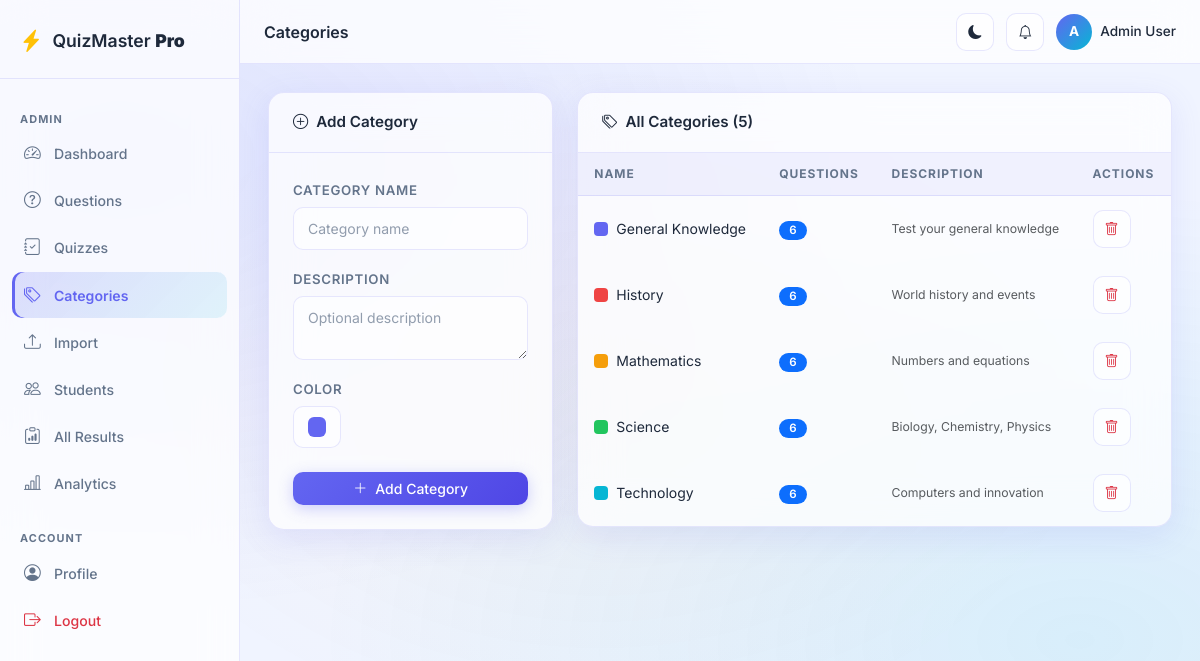
The app's page /admin/categories (signed in) with its own data.
### app/models/user.py (models this page shows, shortened)
class User(UserMixin, db.Model):
    __tablename__ = 'users'
    id = db.Column(db.Integer, primary_key=True)
    username = db.Column(db.String(80), unique=True, nullable=False, index=True)
    email = db.Column(db.String(120), unique=True, nullable=False, index=True)
    password_hash = db.Column(db.String(255), nullable=False)
    role = db.Column(db.String(20), nullable=False, default='student')  # 'admin' or 'student'
    full_name = db.Column(db.String(150), nullable=True)
    avatar = db.Column(db.String(255), nullable=True)
    is_active = db.Column(db.Boolean, default=True)
    created_at = db.Column(db.DateTime, default=datetime.utcnow)
    last_login = db.Column(db.DateTime, nullable=True)
    results = db.relationship('Result', backref='student', lazy='dynamic', cascade='all, delete-orphan')
    student_answers = db.relationship('StudentAnswer', backref='student', lazy='dynamic', cascade='all, delete-orphan')
    @property
    def is_admin(self):
        return self.role == 'admin'

### app/models/question.py (models this page shows, shortened)
class Category(db.Model):
    __tablename__ = 'categories'
    id = db.Column(db.Integer, primary_key=True)
    name = db.Column(db.String(100), unique=True, nullable=False)
    description = db.Column(db.Text, nullable=True)
    color = db.Column(db.String(7), default='#6366f1')  # hex color
    created_at = db.Column(db.DateTime, default=datetime.utcnow)
    questions = db.relationship('Question', backref='category', lazy='dynamic')
    quizzes = db.relationship('Quiz', backref='category', lazy='dynamic')
    def get_question_count(self):
        return self.questions.count()

### app/routes/admin.py (the view)
@admin_bp.route('/categories')
@admin_required
def categories():
    cats = Category.query.order_by(Category.name).all()
    form = CategoryForm()
    return render_template('admin/categories.html', categories=cats, form=form)

### app/forms/quiz_forms.py
class CategoryForm(FlaskForm):
    name = StringField('Category Name', validators=[DataRequired(), Length(min=2, max=100)])
    description = TextAreaField('Description', validators=[Optional(), Length(max=500)])
    color = StringField('Color', default='#6366f1')
    submit = SubmitField('Save Category')

### app/context_processors.py (called while the page is built)
def inject_notifications():
    if current_user.is_authenticated:
        try:
            from app.services.notification_service import NotificationService
            count = NotificationService.unread_count(current_user.id)
            recent = NotificationService.get_unread(current_user.id, limit=5)
            return {
                'notif_count': count,
                'recent_notifs': recent,
            }
        except Exception:
            pass
    return {'notif_count': 0, 'recent_notifs': []}

def inject_globals():
    from datetime import datetime
    return {
        'app_name': 'QuizMaster Pro',
        'app_version': '1.0',
        'current_year': datetime.utcnow().year,
    }

### app/models/user.py (called while the page is built)
@login_manager.user_loader
def load_user(user_id):
    return User.query.get(int(user_id))

### app/routes/admin.py (called while the page is built)
def admin_required(f):
    @wraps(f)
    def decorated(*args, **kwargs):
        if not current_user.is_authenticated or not current_user.is_admin:
            flash('Admin access required.', 'danger')
            return redirect(url_for('auth.login'))
        return f(*args, **kwargs)
    return login_required(decorated)

### app/services/notification_service.py (called while the page is built)
    @staticmethod
    def get_unread(user_id: int, limit: int = 10):
        return (Notification.query
                .filter_by(user_id=user_id, is_read=False)
                .order_by(Notification.created_at.desc())
                .limit(limit).all())

    @staticmethod
    def unread_count(user_id: int) -> int:
        return Notification.query.filter_by(user_id=user_id, is_read=False).count()

### app/templates/admin/categories.html (shortened to what this page needs)
{% extends "base.html" %}
{% block page_title %}Categories{% endblock %}
{% block content %}
<div class="row g-4">
  <div class="col-lg-4 animate-in">
    <div class="glass-card">
      <div class="card-header"><i class="bi bi-plus-circle me-2"></i>Add Category</div>
      <div class="card-body">
        <form method="POST" action="{{ url_for('admin.add_category') }}" novalidate>
          <div class="mb-3">
            {{ form.name.label(class="form-label") }}
            {{ form.name(class="form-control" + (" is-invalid" if form.name.errors else ""), placeholder="Category name") }}
          </div>
          <div class="mb-3">
            {{ form.description.label(class="form-label") }}
            {{ form.description(class="form-control", rows=2, placeholder="Optional description") }}
          </div>
          <div class="mb-4">
            {{ form.color.label(class="form-label") }}
            <input type="color" name="color" id="color" class="form-control form-control-color" value="#6366f1" style="height:42px">
          </div>
          <button type="submit" class="btn btn-primary w-100">
            <i class="bi bi-plus-lg me-2"></i>Add Category
          </button>
        </form>
      </div>
    </div>
  </div>
  <div class="col-lg-8 animate-in">
    <div class="glass-card">
      <div class="card-header"><i class="bi bi-tags me-2"></i>All Categories ({{ categories|length }})</div>
      <div class="card-body p-0">
        <table class="table-glass w-100">
          <thead><tr><th>Name</th><th>Questions</th><th>Description</th><th>Actions</th></tr></thead>
          <tbody>
            {% for cat in categories %}
            <tr>
              <td>
                <div class="d-flex align-items-center gap-2">
                  <div style="width:14px;height:14px;border-radius:4px;background:{{ cat.color }};flex-shrink:0"></div>
                  <span class="fw-600">{{ cat.name }}</span>
                </div>
              </td>
              <td><span class="badge bg-primary">{{ cat.get_question_count() }}</span></td>
              <td class="text-muted small">{{ cat.description|truncate(50) if cat.description else '—' }}</td>
              <td>
                <form method="POST" action="{{ url_for('admin.delete_category', cat_id=cat.id) }}" class="d-inline">
                  <button type="submit" class="btn btn-icon text-danger"
                    data-confirm="Delete category '{{ cat.name }}'? This will fail if questions exist.">
                    <i class="bi bi-trash"></i>
                  </button>
                </form>
              </td>
            </tr>
            {% else %}
            <tr><td colspan="4" class="text-center text-muted py-4">No categories yet.</td></tr>
            {% endfor %}
          </tbody>
        </table>
      </div>
    </div>
  </div>
</div>
{% endblock %}

### app/templates/base.html (shortened to what this page needs)
<!DOCTYPE html>
<html lang="en" data-theme="light">
<head>
  <link rel="stylesheet" href="https://cdnjs.cloudflare.com/ajax/libs/bootstrap/5.3.3/css/bootstrap.min.css"/>
  <link rel="stylesheet" href="https://cdnjs.cloudflare.com/ajax/libs/bootstrap-icons/1.11.3/font/bootstrap-icons.min.css"/>
  <link rel="stylesheet" href="{{ url_for('static', filename='css/main.css') }}"/>
  <link rel="stylesheet" href="{{ url_for('static', filename='css/password_strength.css') }}"/>
</head>
<body>
{% if current_user.is_authenticated %}
<div class="sidebar" id="sidebar">
  <div class="sidebar-brand">
    <i class="bi bi-lightning-charge-fill text-warning"></i>
    <span>QuizMaster <strong>Pro</strong></span>
  </div>
  <nav class="sidebar-nav">
    {% if current_user.is_admin %}
    <div class="nav-section-label">Admin</div>
    <a href="{{ url_for('admin.dashboard') }}" class="nav-link {% if request.endpoint == 'admin.dashboard' %}active{% endif %}"><i class="bi bi-speedometer2"></i><span>Dashboard</span></a>
    <a href="{{ url_for('admin.questions') }}" class="nav-link {% if 'question' in (request.endpoint or '') %}active{% endif %}"><i class="bi bi-question-circle"></i><span>Questions</span></a>
    <a href="{{ url_for('admin.quizzes') }}" class="nav-link {% if request.endpoint in ['admin.quizzes','admin.create_quiz'] %}active{% endif %}"><i class="bi bi-journal-check"></i><span>Quizzes</span></a>
    <a href="{{ url_for('admin.categories') }}" class="nav-link {% if 'categor' in (request.endpoint or '') %}active{% endif %}"><i class="bi bi-tags"></i><span>Categories</span></a>
    <a href="{{ url_for('admin.import_questions') }}" class="nav-link {% if 'import' in (request.endpoint or '') %}active{% endif %}"><i class="bi bi-upload"></i><span>Import</span></a>
    <a href="{{ url_for('admin.students') }}" class="nav-link {% if request.endpoint == 'admin.students' %}active{% endif %}"><i class="bi bi-people"></i><span>Students</span></a>
    <a href="{{ url_for('admin.all_results') }}" class="nav-link {% if request.endpoint in ['admin.all_results','admin.view_result'] %}active{% endif %}"><i class="bi bi-clipboard-data"></i><span>All Results</span></a>
    <a href="{{ url_for('admin.analytics') }}" class="nav-link {% if request.endpoint == 'admin.analytics' %}active{% endif %}"><i class="bi bi-bar-chart-line"></i><span>Analytics</span></a>
    {% endif %}
    <div class="nav-section-label mt-3">Account</div>
    <a href="{{ url_for('auth.profile') }}" class="nav-link {% if request.endpoint == 'auth.profile' %}active{% endif %}"><i class="bi bi-person-circle"></i><span>Profile</span></a>
    <a href="{{ url_for('auth.logout') }}" class="nav-link text-danger"><i class="bi bi-box-arrow-right"></i><span>Logout</span></a>
  </nav>
</div>
<div class="main-content" id="mainContent">
  <div class="topbar">
    <div class="topbar-title">{% block page_title %}{% endblock %}</div>
    <div class="topbar-right">
      <button class="btn btn-icon" id="darkModeToggle"><i class="bi bi-moon-fill" id="darkModeIcon"></i></button>
      <div class="position-relative" id="notifBellWrap">
        <button class="btn btn-icon" id="notifBell" title="Notifications">
          <i class="bi bi-bell"></i>
        </button>
      </div>
      <div class="user-badge">
        <div class="user-avatar">{{ current_user.full_name[0].upper() if current_user.full_name else current_user.username[0].upper() }}</div>
        <span class="d-none d-md-inline">{{ current_user.full_name or current_user.username }}</span>
      </div>
    </div>
  </div>
  <div class="page-content">
    {% block content %}{% endblock %}
  </div>
</div>
{% endif %}
</body>
</html>

### records on screen
User: full_name "A", full_name "Admin User"
Category: name "General Knowledge", get_question_count "6", description "Test your general knowledge"
Category: name "History", get_question_count "6", description "World history and events"
Category: name "Mathematics", get_question_count "6", description "Numbers and equations"
Category: name "Science", get_question_count "6", description "Biology, Chemistry, Physics"
Category: name "Technology", get_question_count "6", description "Computers and innovation"

### other values on screen
{{ categories|length }} "5"
